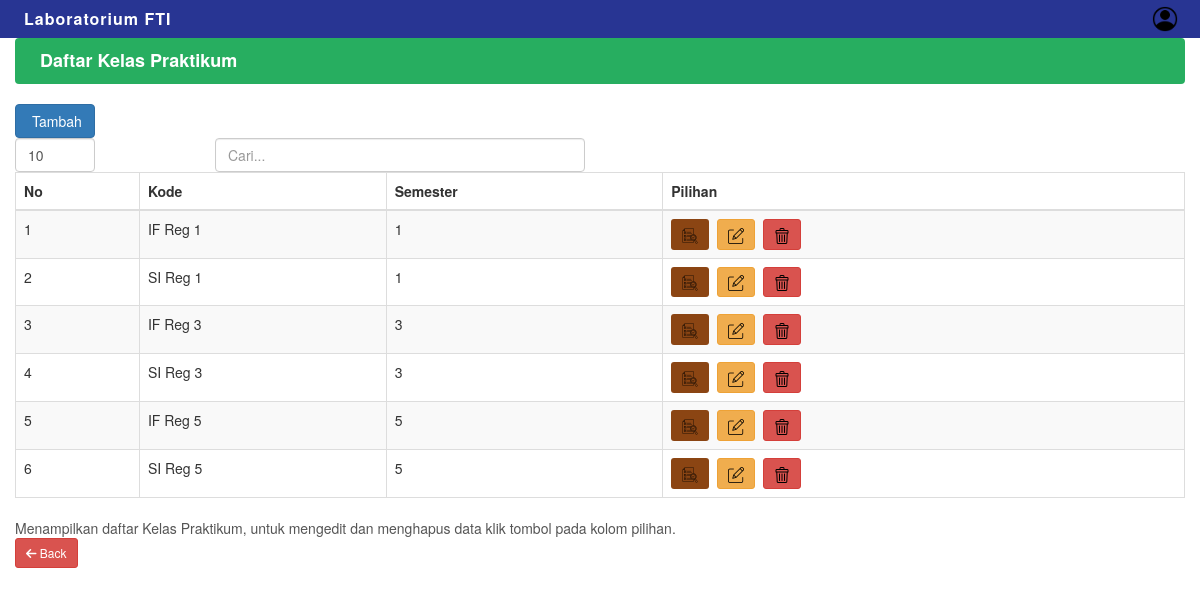
The page /index.php/kelas on the database its author committed.
### tables this page shows
CREATE TABLE `kelas` (
  `kode_kelas` int(11) NOT NULL,
  `nama_kelas` varchar(100) DEFAULT NULL,
  `semester` int(11) DEFAULT NULL
);

### application/controllers/Kelas.php (called while the page is built, shortened)
<?php
class Kelas extends CI_Controller {
    public function __construct() {
        $this->load->model('Kelas_model');
    }
    public function index() {
        $data['kelas'] = $this->Kelas_model->get_all_kelas();
        $data['role'] = $this->session->userdata('role');
        $this->load->view('kelas_praktikum', $data);
    }
}

### index.php (called while the page is built, shortened)
<?php
require_once BASEPATH.'core/CodeIgniter.php';

### application/models/Kelas_model.php (called while the page is built, shortened)
<?php
class Kelas_model extends CI_Model {
    public function get_all_kelas() {
        return $this->db->get('kelas')->result_array();
    }
}

### application/views/kelas_praktikum.php (the view, shortened to what this page needs)
<!DOCTYPE html>
<html lang="id">
<head>
    <link rel="stylesheet" href="<?php echo base_url('assets/css/bootstrap.min.css'); ?>">
    <link rel="stylesheet" href="<?php echo base_url('assets/css/fontawesome/all.min.css'); ?>">
    <link rel="stylesheet" href="<?php echo base_url('assets/css/sidebar.css'); ?>">
</head>
<body>
<?php $this->load->view('header'); ?>
<div class="container-fluid">
    <div class="row">
        <?php
        if (isset($role) && $role) {
            if ($role == 'admin') {
                $this->load->view('sidebar_admin', compact('active_menu'));
                $content_class = 'col-md-10';
            } elseif ($role == 'kepala_lab') {
                $this->load->view('sidebar_kepala_lab', compact('active_menu'));
                $content_class = 'col-md-10';
            } elseif ($role == 'laboran') {
                $this->load->view('sidebar_laboran', compact('active_menu'));
                $content_class = 'col-md-10';
            } else {
                $content_class = 'col-md-12';
            }
        } else {
            $content_class = 'col-md-12';
        }
        ?>
        <div class="<?php echo $content_class; ?>">
            <div style="background:#27ae60;color:#fff;padding:10px 20px;margin-bottom:20px;border-radius:4px;font-size:18px;font-weight:bold;"><i class="fa fa-list"></i> Daftar Kelas Praktikum</div>
            <div class="mb-3">
                <a href="<?php echo base_url('index.php/Kelas/tambah'); ?>" class="btn btn-primary"><i class="fa fa-plus"></i> Tambah</a>
            </div>
            <div class="row mb-2">
                <div class="col-md-2">
                    <input type="number" class="form-control" id="entries-count" placeholder="10" min="1" style="width:80px;">
                </div>
                <div class="col-md-4 offset-md-6">
                    <input type="text" class="form-control" id="search-bar" placeholder="Cari...">
                </div>
            </div>
            <table class="table table-bordered table-striped" id="kelas-table">
                <thead class="thead-dark">
                    <tr>
                        <th>No</th>
                        <th>Kode</th>
                        <th>Semester</th>
                        <th>Pilihan</th>
                    </tr>
                </thead>
                <tbody>
                <?php if (!empty($kelas)): foreach ($kelas as $row): ?>
                    <tr>
                        <td><?= htmlspecialchars($row['kode_kelas']); ?></td>
                        <td><?= htmlspecialchars($row['nama_kelas']); ?></td>
                        <td><?= htmlspecialchars($row['semester']); ?></td>
                        <td>
                            <a href="#" class="btn btn-brown btn-sm"><img src="<?php echo base_url('assets/img/verification.png'); ?>" alt="Verifikasi" style="width:16px;height:16px;"></a>
                            <a href="<?php echo base_url('index.php/Kelas/edit/' . $row['kode_kelas']); ?>" class="btn btn-warning btn-sm"><img src="<?php echo base_url('assets/img/edit.png'); ?>" alt="Edit" style="width:16px;height:16px;"></a>
                            <a href="<?php echo base_url('index.php/Kelas/hapus/' . $row['kode_kelas']); ?>" class="btn btn-danger btn-sm" onclick="return confirm('Yakin ingin menghapus data ini?');"><img src="<?php echo base_url('assets/img/trash.png'); ?>" alt="Hapus" style="width:16px;height:16px;"></a>
                        </td>
                    </tr>
                <?php endforeach; else: ?>
                    <tr><td colspan="4" class="text-center">Data tidak ditemukan</td></tr>
                <?php endif; ?>
                </tbody>
            </table>
            <div style="margin-top:10px;color:#555;font-size:14px;">
                Menampilkan daftar Kelas Praktikum, untuk mengedit dan menghapus data klik tombol pada kolom pilihan.
            </div>
            <a href="<?php
                if ($role == 'admin') echo base_url('index.php/admin/dashboard');
                elseif ($role == 'kepala_lab') echo base_url('index.php/kepala_lab/dashboard');
                elseif ($role == 'laboran') echo base_url('index.php/laboran/dashboard');
                else echo base_url();
            ?>" class="btn btn-danger btn-sm mt-3"><i class="fa fa-arrow-left"></i> Back</a>
        </div>
    </div>
</div>
</body>
</html>
</html>

### application/views/header.php (shortened to what this page needs)
<?php
$ci =& get_instance();
$profile_pict = '';
if (empty($profile_pict)) {
    $profile_pict = $ci->session->userdata('profilepict');
}
?>
<div style="background:#283593;color:#fff;padding:6px 14px;display:flex;align-items:center;justify-content:space-between;min-height:38px;">
    <div style="font-size:16px;font-weight:bold;letter-spacing:1px;display:flex;align-items:center;">
        <span style="margin-right:10px;"><i class="fa fa-flask"></i></span> Laboratorium FTI
    </div>
    <div style="display:flex;align-items:center;gap:8px;">
        <?php if (!empty($profile_pict)): ?>
            <img src="<?php echo base_url($profile_pict); ?>" alt="Profile" style="width:26px;height:26px;border-radius:50%;object-fit:cover;">
        <?php else: ?>
            <img src="<?php echo base_url('assets/img/account.png'); ?>" alt="Profile" style="width:26px;height:26px;border-radius:50%;object-fit:cover;">
        <?php endif; ?>
    </div>
</div>

### assets/css/sidebar.css (style rules this page uses)
.col-md-2 { position: relative; z-index: 1000; }

### application/views/kelas_praktikum.php (style rules this page uses)
.table th, .table td { vertical-align: middle; }
.btn { margin-right: 4px; }
.btn-brown { background-color: #8B4513; color: #fff; }

### rows shown on the page
kelas: kode_kelas "1", nama_kelas "IF Reg 1", semester "1"
kelas: kode_kelas "2", nama_kelas "SI Reg 1", semester "1"
kelas: kode_kelas "3", nama_kelas "IF Reg 3", semester "3"
kelas: kode_kelas "4", nama_kelas "SI Reg 3", semester "3"
kelas: kode_kelas "5", nama_kelas "IF Reg 5", semester "5"
kelas: kode_kelas "6", nama_kelas "SI Reg 5", semester "5"
